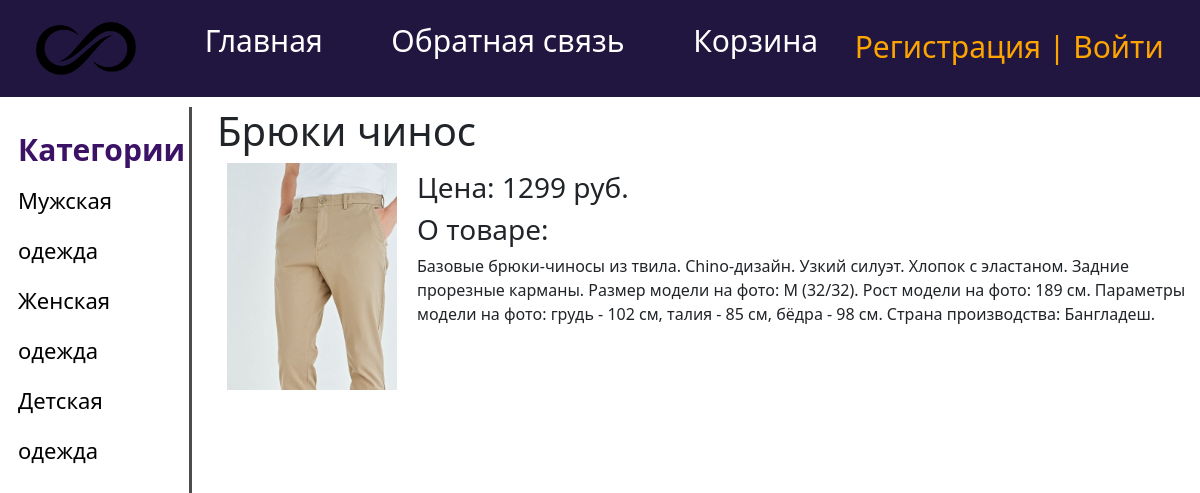
/post/bryuki-chinos/, run on the app's committed database.
### main/models.py (models this page shows, shortened)
class Category(models.Model):
    name = models.CharField(max_length=255, db_index=True)
    slug = models.SlugField(max_length=255,db_index=True, verbose_name='url', unique=True)
    def get_absolute_url(self):
        return reverse('cats', kwargs={'cat_slug': self.slug})

class Product(models.Model):
    title = models.CharField(max_length=255, verbose_name='Название')
    content = models.TextField(verbose_name='Описание')
    price = models.IntegerField(verbose_name='Цена')
    slug = models.SlugField(max_length=255, db_index=True, verbose_name='url', unique=True)
    photo = models.ImageField(upload_to='photos/%Y/%m/%d/')
    time_create = models.DateTimeField(auto_now_add=True)
    time_update = models.DateTimeField(auto_now=True)
    cat = models.ForeignKey('Category', on_delete=models.PROTECT)

### main/views.py (the view)
# urls.py: path('post/<slug:post_slug>/', show_post, name='show_post'),
def show_post(request, post_slug):
    post = get_object_or_404(Product, slug=post_slug)
    context = {
        'post': post,
        'menu': menu,
    }
    return render(request, 'main/show_post.html', context=context)

### main/templatetags/main_tags.py (called while the page is built)
@register.inclusion_tag('main/list_categories.html')
def show_categories():
    cats = Category.objects.all()
    return {'cats': cats}

### main/templates/main/show_post.html
{% extends 'main/layout.html' %}
{% block content %}
<h1>{{post.title}}</h1>
{% if post.photo %}
<p><img width="190px" class="img-article-left" src="{{post.photo.url}}"></p>
{% endif %}
<div>
    <h3>  Цена: {{ post.price }} руб.  </h3>
</div>
<div>
    <h3>О товаре:</h3>{{post.content|linebreaks}}
</div>
{% endblock %}

### main/templates/main/list_categories.html
{% for c in cats %}
		<li><a href="{{ c.get_absolute_url }}">{{c.name}}</a></li>
{% endfor %}

### main/static/main/css/style.css (style rules this page uses)
html, body { font-family: 'Arial', }
img.img-article-left { max-width: 300px; height: auto; float: left; padding: 0 20px 10px 0; margin-left: 10px }
.cats a { color: black; }
li a { text-decoration: none }
li { list-style-type: none }

### data on the page
Category: name "Мужская одежда"
Category: name "Женская одежда"
Category: name "Детская одежда"
Product: title "Брюки чинос", photo (picture), price "1299", content "Базовые брюки-чиносы из твила. Chino-дизайн. Узкий силуэт. Хлопок с эластаном. Задние прорезные карманы. Размер модели на фото: M (32/32). Рост модели на фото: 189 см. Параметры модели на фото: грудь - 102 см, талия - 85 см, бёдра - 98 см. Страна производства: Бангладеш."

### other printed values
{{ m.title }} "Главная" "Обратная связь" "Корзина"
